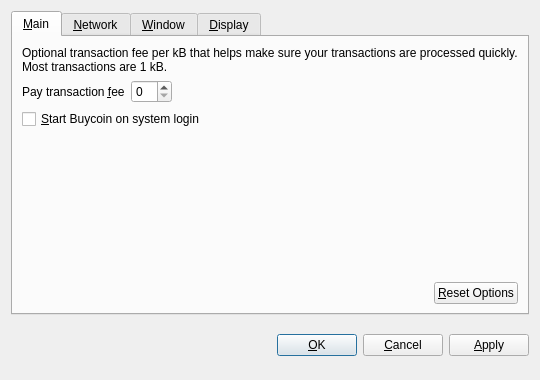
<?xml version="1.0" encoding="UTF-8"?>
<ui version="4.0">
 <class>OptionsDialog</class>
 <widget class="QDialog" name="OptionsDialog">
  <property name="geometry">
   <rect>
    <x>0</x>
    <y>0</y>
    <width>540</width>
    <height>380</height>
   </rect>
  </property>
  <property name="windowTitle">
   <string>Options</string>
  </property>
  <property name="modal">
   <bool>true</bool>
  </property>
  <layout class="QVBoxLayout" name="verticalLayout">
   <item>
    <widget class="QTabWidget" name="tabWidget">
     <property name="tabPosition">
      <enum>QTabWidget::North</enum>
     </property>
     <property name="currentIndex">
      <number>0</number>
     </property>
     <widget class="QWidget" name="tabMain">
      <attribute name="title">
       <string>&amp;Main</string>
      </attribute>
      <layout class="QVBoxLayout" name="verticalLayout_Main">
       <item>
        <widget class="QLabel" name="transactionFeeInfoLabel">
         <property name="text">
          <string>Optional transaction fee per kB that helps make sure your transactions are processed quickly. Most transactions are 1 kB.</string>
         </property>
         <property name="textFormat">
          <enum>Qt::PlainText</enum>
         </property>
         <property name="wordWrap">
          <bool>true</bool>
         </property>
        </widget>
       </item>
       <item>
        <layout class="QHBoxLayout" name="horizontalLayout_1_Main">
         <item>
          <widget class="QLabel" name="transactionFeeLabel">
           <property name="text">
            <string>Pay transaction &amp;fee</string>
           </property>
           <property name="textFormat">
            <enum>Qt::PlainText</enum>
           </property>
           <property name="buddy">
            <cstring>transactionFee</cstring>
           </property>
          </widget>
         </item>
         <item>
          <widget class="BitcoinAmountField" name="transactionFee"/>
         </item>
         <item>
          <spacer name="horizontalSpacer_1_Main">
           <property name="orientation">
            <enum>Qt::Horizontal</enum>
           </property>
           <property name="sizeHint" stdset="0">
            <size>
             <width>40</width>
             <height>20</height>
            </size>
           </property>
          </spacer>
         </item>
        </layout>
       </item>
       <item>
        <widget class="QCheckBox" name="bitcoinAtStartup">
         <property name="toolTip">
          <string>Automatically start Buycoin after logging in to the system.</string>
         </property>
         <property name="text">
          <string>&amp;Start Buycoin on system login</string>
         </property>
        </widget>
       </item>
       <item>
        <spacer name="verticalSpacer_Main">
         <property name="orientation">
          <enum>Qt::Vertical</enum>
         </property>
         <property name="sizeHint" stdset="0">
          <size>
           <width>20</width>
           <height>40</height>
          </size>
         </property>
        </spacer>
       </item>
       <item>
        <layout class="QHBoxLayout" name="horizontalLayout_2_Main">
         <item>
          <spacer name="horizontalSpacer_2_Main">
           <property name="orientation">
            <enum>Qt::Horizontal</enum>
           </property>
           <property name="sizeHint" stdset="0">
            <size>
             <width>40</width>
             <height>20</height>
            </size>
           </property>
          </spacer>
         </item>
         <item>
          <widget class="QPushButton" name="resetButton">
           <property name="toolTip">
            <string>Reset all client options to default.</string>
           </property>
           <property name="text">
            <string>&amp;Reset Options</string>
           </property>
           <property name="autoDefault">
            <bool>false</bool>
           </property>
          </widget>
         </item>
        </layout>
       </item>
      </layout>
     </widget>
     <widget class="QWidget" name="tabNetwork">
      <attribute name="title">
       <string>&amp;Network</string>
      </attribute>
      <layout class="QVBoxLayout" name="verticalLayout_Network">
       <item>
        <widget class="QCheckBox" name="mapPortUpnp">
         <property name="toolTip">
          <string>Automatically open the Buycoin client port on the router. This only works when your router supports UPnP and it is enabled.</string>
         </property>
         <property name="text">
          <string>Map port using &amp;UPnP</string>
         </property>
        </widget>
       </item>
       <item>
        <widget class="QCheckBox" name="connectSocks">
         <property name="toolTip">
          <string>Connect to the Buycoin network through a SOCKS proxy (e.g. when connecting through Tor).</string>
         </property>
         <property name="text">
          <string>&amp;Connect through SOCKS proxy:</string>
         </property>
        </widget>
       </item>
       <item>
        <layout class="QHBoxLayout" name="horizontalLayout_Network">
         <item>
          <widget class="QLabel" name="proxyIpLabel">
           <property name="text">
            <string>Proxy &amp;IP:</string>
           </property>
           <property name="textFormat">
            <enum>Qt::PlainText</enum>
           </property>
           <property name="buddy">
            <cstring>proxyIp</cstring>
           </property>
          </widget>
         </item>
         <item>
          <widget class="QValidatedLineEdit" name="proxyIp">
           <property name="maximumSize">
            <size>
             <width>140</width>
             <height>16777215</height>
            </size>
           </property>
           <property name="toolTip">
            <string>IP address of the proxy (e.g. 127.0.0.1)</string>
           </property>
          </widget>
         </item>
         <item>
          <widget class="QLabel" name="proxyPortLabel">
           <property name="text">
            <string>&amp;Port:</string>
           </property>
           <property name="textFormat">
            <enum>Qt::PlainText</enum>
           </property>
           <property name="buddy">
            <cstring>proxyPort</cstring>
           </property>
          </widget>
         </item>
         <item>
          <widget class="QLineEdit" name="proxyPort">
           <property name="maximumSize">
            <size>
             <width>55</width>
             <height>16777215</height>
            </size>
           </property>
           <property name="toolTip">
            <string>Port of the proxy (e.g. 9050)</string>
           </property>
          </widget>
         </item>
         <item>
          <widget class="QLabel" name="socksVersionLabel">
           <property name="text">
            <string>SOCKS &amp;Version:</string>
           </property>
           <property name="textFormat">
            <enum>Qt::PlainText</enum>
           </property>
           <property name="buddy">
            <cstring>socksVersion</cstring>
           </property>
          </widget>
         </item>
         <item>
          <widget class="QValueComboBox" name="socksVersion">
           <property name="toolTip">
            <string>SOCKS version of the proxy (e.g. 5)</string>
           </property>
          </widget>
         </item>
         <item>
          <spacer name="horizontalSpacer_Network">
           <property name="orientation">
            <enum>Qt::Horizontal</enum>
           </property>
           <property name="sizeHint" stdset="0">
            <size>
             <width>40</width>
             <height>20</height>
            </size>
           </property>
          </spacer>
         </item>
        </layout>
       </item>
       <item>
        <spacer name="verticalSpacer_Network">
         <property name="orientation">
          <enum>Qt::Vertical</enum>
         </property>
         <property name="sizeHint" stdset="0">
          <size>
           <width>20</width>
           <height>40</height>
          </size>
         </property>
        </spacer>
       </item>
      </layout>
     </widget>
     <widget class="QWidget" name="tabWindow">
      <attribute name="title">
       <string>&amp;Window</string>
      </attribute>
      <layout class="QVBoxLayout" name="verticalLayout_Window">
       <item>
        <widget class="QCheckBox" name="minimizeToTray">
         <property name="toolTip">
          <string>Show only a tray icon after minimizing the window.</string>
         </property>
         <property name="text">
          <string>&amp;Minimize to the tray instead of the taskbar</string>
         </property>
        </widget>
       </item>
       <item>
        <widget class="QCheckBox" name="minimizeOnClose">
         <property name="toolTip">
          <string>Minimize instead of exit the application when the window is closed. When this option is enabled, the application will be closed only after selecting Quit in the menu.</string>
         </property>
         <property name="text">
          <string>M&amp;inimize on close</string>
         </property>
        </widget>
       </item>
       <item>
        <spacer name="verticalSpacer_Window">
         <property name="orientation">
          <enum>Qt::Vertical</enum>
         </property>
         <property name="sizeHint" stdset="0">
          <size>
           <width>20</width>
           <height>40</height>
          </size>
         </property>
        </spacer>
       </item>
      </layout>
     </widget>
     <widget class="QWidget" name="tabDisplay">
      <attribute name="title">
       <string>&amp;Display</string>
      </attribute>
      <layout class="QVBoxLayout" name="verticalLayout_Display">
       <item>
        <layout class="QHBoxLayout" name="horizontalLayout_1_Display">
         <item>
          <widget class="QLabel" name="langLabel">
           <property name="text">
            <string>User Interface &amp;language:</string>
           </property>
           <property name="textFormat">
            <enum>Qt::PlainText</enum>
           </property>
           <property name="buddy">
            <cstring>lang</cstring>
           </property>
          </widget>
         </item>
         <item>
          <widget class="QValueComboBox" name="lang">
           <property name="toolTip">
            <string>The user interface language can be set here. This setting will take effect after restarting Buycoin.</string>
           </property>
          </widget>
         </item>
        </layout>
       </item>
       <item>
        <layout class="QHBoxLayout" name="horizontalLayout_2_Display">
         <item>
          <widget class="QLabel" name="unitLabel">
           <property name="text">
            <string>&amp;Unit to show amounts in:</string>
           </property>
           <property name="textFormat">
            <enum>Qt::PlainText</enum>
           </property>
           <property name="buddy">
            <cstring>unit</cstring>
           </property>
          </widget>
         </item>
         <item>
          <widget class="QValueComboBox" name="unit">
           <property name="toolTip">
            <string>Choose the default subdivision unit to show in the interface and when sending coins.</string>
           </property>
          </widget>
         </item>
        </layout>
       </item>
       <item>
        <widget class="QCheckBox" name="displayAddresses">
         <property name="toolTip">
          <string>Whether to show Buycoin addresses in the transaction list or not.</string>
         </property>
         <property name="text">
          <string>&amp;Display addresses in transaction list</string>
         </property>
        </widget>
       </item>
       <item>
        <spacer name="verticalSpacer_Display">
         <property name="orientation">
          <enum>Qt::Vertical</enum>
         </property>
         <property name="sizeHint" stdset="0">
          <size>
           <width>20</width>
           <height>40</height>
          </size>
         </property>
        </spacer>
       </item>
      </layout>
     </widget>
    </widget>
   </item>
   <item>
    <layout class="QHBoxLayout" name="horizontalLayout_Buttons">
     <item>
      <spacer name="horizontalSpacer_1">
       <property name="orientation">
        <enum>Qt::Horizontal</enum>
       </property>
       <property name="sizeHint" stdset="0">
        <size>
         <width>40</width>
         <height>48</height>
        </size>
       </property>
      </spacer>
     </item>
     <item>
      <widget class="QLabel" name="statusLabel">
       <property name="font">
        <font>
         <weight>75</weight>
         <bold>true</bold>
        </font>
       </property>
       <property name="text">
        <string/>
       </property>
       <property name="textFormat">
        <enum>Qt::PlainText</enum>
       </property>
       <property name="wordWrap">
        <bool>true</bool>
       </property>
      </widget>
     </item>
     <item>
      <spacer name="horizontalSpacer_2">
       <property name="orientation">
        <enum>Qt::Horizontal</enum>
       </property>
       <property name="sizeHint" stdset="0">
        <size>
         <width>40</width>
         <height>48</height>
        </size>
       </property>
      </spacer>
     </item>
     <item>
      <widget class="QPushButton" name="okButton">
       <property name="text">
        <string>&amp;OK</string>
       </property>
      </widget>
     </item>
     <item>
      <widget class="QPushButton" name="cancelButton">
       <property name="text">
        <string>&amp;Cancel</string>
       </property>
       <property name="autoDefault">
        <bool>false</bool>
       </property>
      </widget>
     </item>
     <item>
      <widget class="QPushButton" name="applyButton">
       <property name="text">
        <string>&amp;Apply</string>
       </property>
       <property name="autoDefault">
        <bool>false</bool>
       </property>
      </widget>
     </item>
    </layout>
   </item>
  </layout>
 </widget>
 <customwidgets>
  <customwidget>
   <class>BitcoinAmountField</class>
   <extends>QSpinBox</extends>
   <header>bitcoinamountfield.h</header>
  </customwidget>
  <customwidget>
   <class>QValueComboBox</class>
   <extends>QComboBox</extends>
   <header>qvaluecombobox.h</header>
  </customwidget>
  <customwidget>
   <class>QValidatedLineEdit</class>
   <extends>QLineEdit</extends>
   <header>qvalidatedlineedit.h</header>
  </customwidget>
 </customwidgets>
 <resources/>
 <connections/>
</ui>
